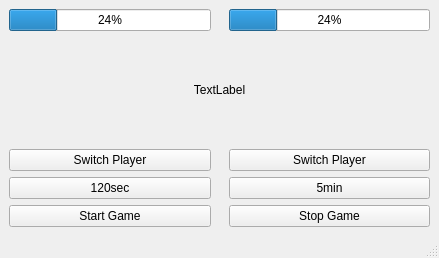
<?xml version="1.0" encoding="UTF-8"?>
<ui version="4.0">
 <class>MainWindow</class>
 <widget class="QMainWindow" name="MainWindow">
  <property name="geometry">
   <rect>
    <x>0</x>
    <y>0</y>
    <width>439</width>
    <height>258</height>
   </rect>
  </property>
  <property name="windowTitle">
   <string>MainWindow</string>
  </property>
  <widget class="QWidget" name="centralwidget">
   <layout class="QGridLayout" name="gridLayout">
    <item row="4" column="3">
     <layout class="QGridLayout" name="gridLayout_4">
      <item row="0" column="0">
       <widget class="QPushButton" name="player2">
        <property name="text">
         <string>Switch Player</string>
        </property>
       </widget>
      </item>
      <item row="1" column="0">
       <widget class="QPushButton" name="game5Min">
        <property name="text">
         <string>5min</string>
        </property>
       </widget>
      </item>
      <item row="3" column="0">
       <widget class="QPushButton" name="stopGame">
        <property name="text">
         <string>Stop Game</string>
        </property>
       </widget>
      </item>
     </layout>
    </item>
    <item row="0" column="0">
     <widget class="QProgressBar" name="player1Bar">
      <property name="value">
       <number>24</number>
      </property>
     </widget>
    </item>
    <item row="0" column="3">
     <widget class="QProgressBar" name="player2Bar">
      <property name="value">
       <number>24</number>
      </property>
     </widget>
    </item>
    <item row="4" column="0">
     <layout class="QGridLayout" name="gridLayout_3">
      <item row="5" column="0">
       <widget class="QPushButton" name="startGame">
        <property name="text">
         <string>Start Game</string>
        </property>
       </widget>
      </item>
      <item row="2" column="0">
       <widget class="QPushButton" name="game2Min">
        <property name="text">
         <string>120sec</string>
        </property>
       </widget>
      </item>
      <item row="1" column="0">
       <widget class="QPushButton" name="player1">
        <property name="text">
         <string>Switch Player</string>
        </property>
       </widget>
      </item>
     </layout>
    </item>
    <item row="1" column="0" colspan="4">
     <widget class="QLabel" name="label">
      <property name="text">
       <string>TextLabel</string>
      </property>
      <property name="alignment">
       <set>Qt::AlignmentFlag::AlignCenter</set>
      </property>
     </widget>
    </item>
   </layout>
  </widget>
  <widget class="QMenuBar" name="menubar">
   <property name="geometry">
    <rect>
     <x>0</x>
     <y>0</y>
     <width>439</width>
     <height>17</height>
    </rect>
   </property>
  </widget>
  <widget class="QStatusBar" name="statusbar"/>
 </widget>
 <resources/>
 <connections/>
</ui>
